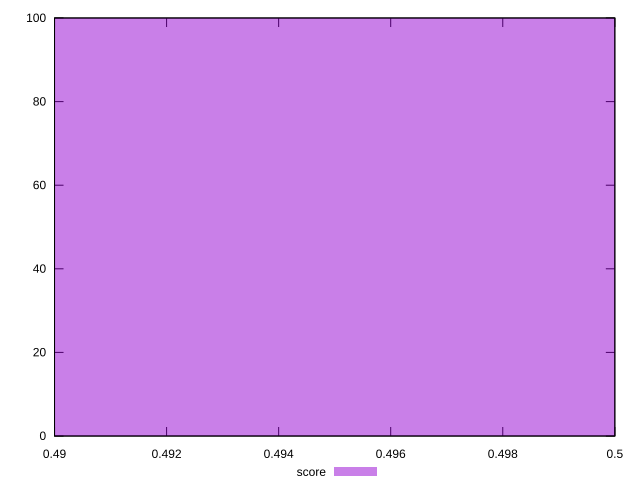

Write the gnuplot code that produced this figure.
reset

$score <<EOF
0.5 100
EOF

set key outside below
set boxwidth 0.1
set xrange [0.49:0.5]
set yrange [0:100]
set trange [0:100]
set style fill transparent solid 0.5 noborder
set terminal svg size 640, 490 enhanced background rgb 'white'
set output "report_00016_2021-02-10T13-31-48.338Z/uses-rel-preload/samples/pages+cached+noadtech/score/histogram.svg"

plot $score title "score" with boxes

reset
